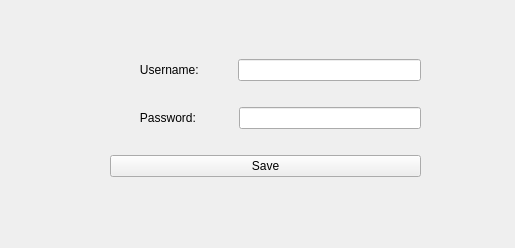
<?xml version="1.0" encoding="UTF-8"?>
<ui version="4.0">
 <class>Form</class>
 <widget class="QWidget" name="Form">
  <property name="geometry">
   <rect>
    <x>0</x>
    <y>0</y>
    <width>515</width>
    <height>248</height>
   </rect>
  </property>
  <property name="windowTitle">
   <string>HTTP Authentication</string>
  </property>
  <widget class="QWidget" name="verticalLayoutWidget">
   <property name="geometry">
    <rect>
     <x>110</x>
     <y>39</y>
     <width>311</width>
     <height>161</height>
    </rect>
   </property>
   <layout class="QVBoxLayout" name="verticalLayout">
    <item>
     <layout class="QHBoxLayout" name="horizontalLayout">
      <item>
       <widget class="QLabel" name="userNameLabel">
        <property name="text">
         <string>         Username:          </string>
        </property>
       </widget>
      </item>
      <item>
       <widget class="QLineEdit" name="userNameLineEdit"/>
      </item>
     </layout>
    </item>
    <item>
     <layout class="QHBoxLayout" name="horizontalLayout_2">
      <item>
       <widget class="QLabel" name="passwordLabel">
        <property name="text">
         <string>         Password:           </string>
        </property>
       </widget>
      </item>
      <item>
       <widget class="QLineEdit" name="passwordLineEdit"/>
      </item>
     </layout>
    </item>
    <item>
     <widget class="QPushButton" name="savePushButton">
      <property name="text">
       <string>Save</string>
      </property>
     </widget>
    </item>
   </layout>
  </widget>
 </widget>
 <resources/>
 <connections/>
</ui>
